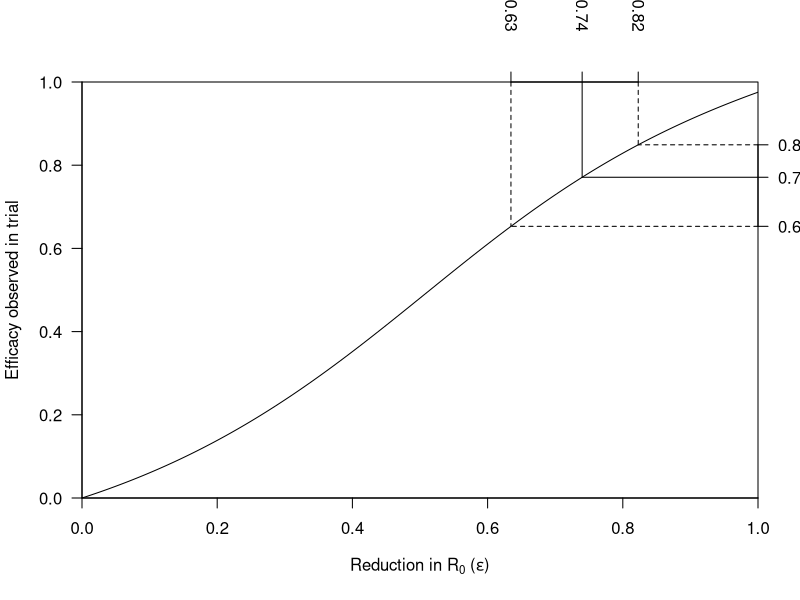
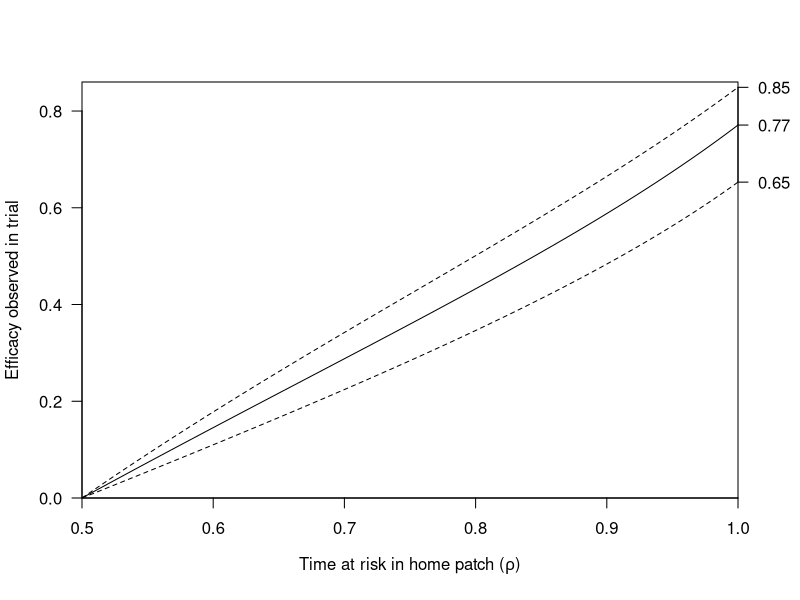
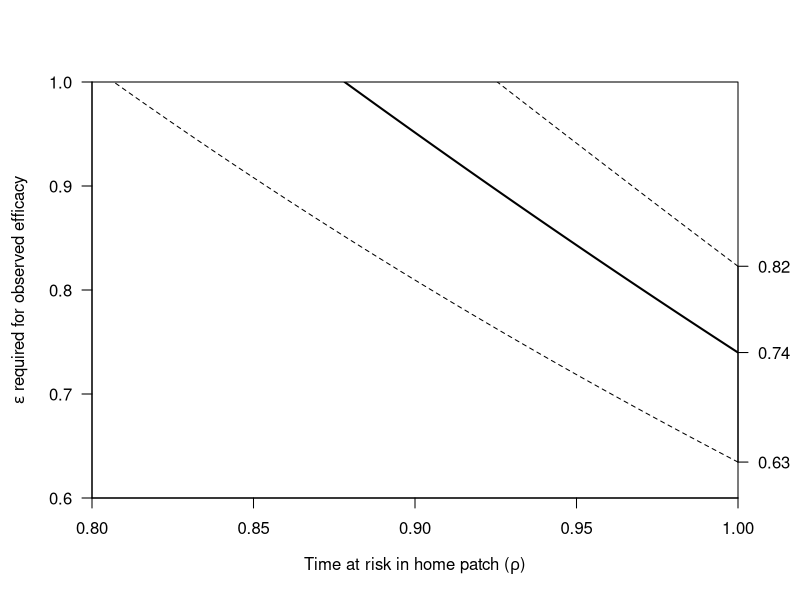
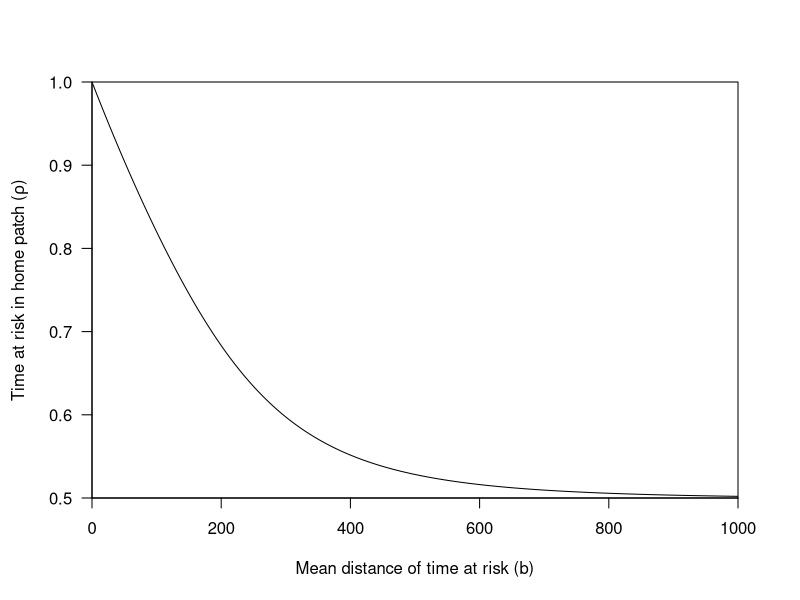
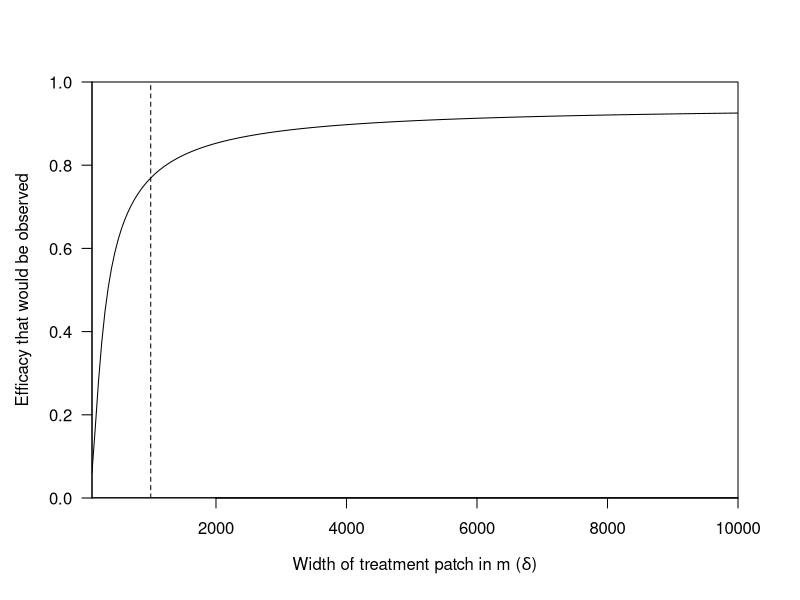
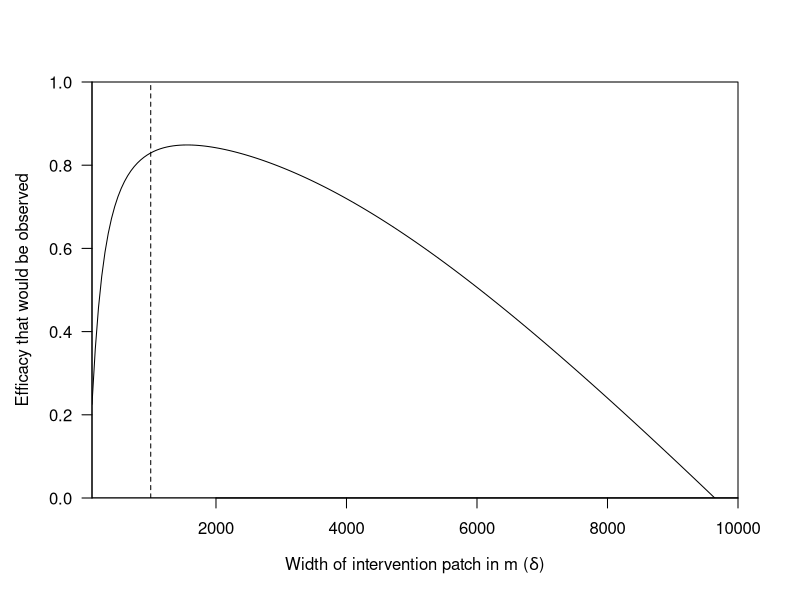
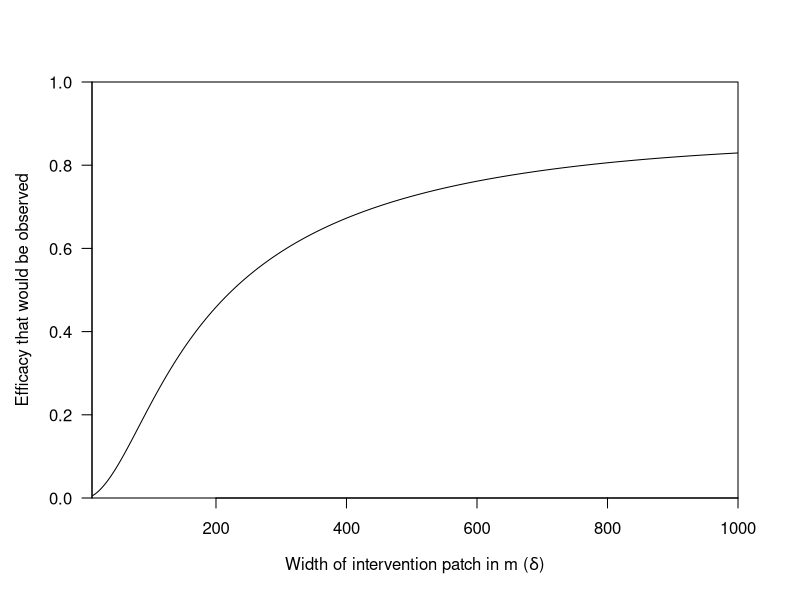
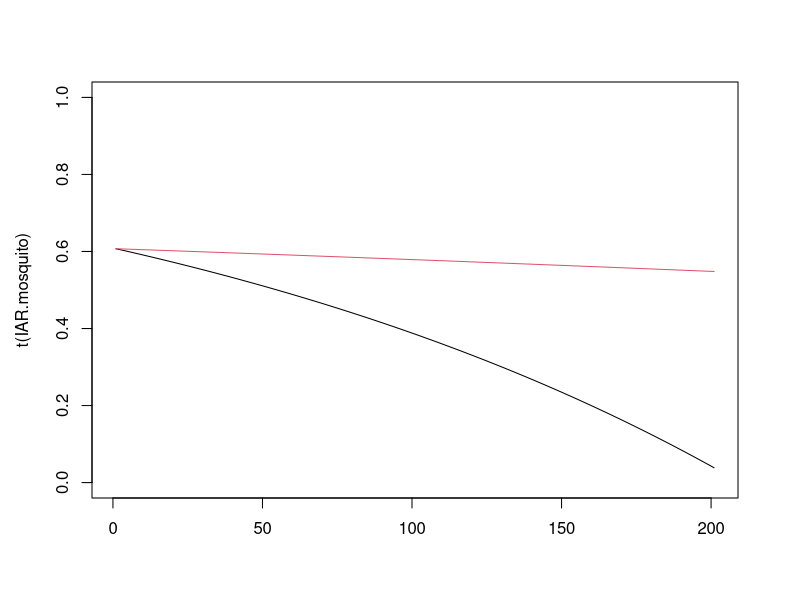

The R script that drew these images, in order:
# loss functions for estimating IAR in one or two patch scenarios
# https://www.ncbi.nlm.nih.gov/pmc/articles/PMC3506030/
loss.one = function(pi){
  abs(pi - 1 + S0 * exp(-R0 * pi))
}
loss.two = function(pi.t,pi.c){
  abs(pi.t - 1 + S0 * exp(-(
    pi.t * Nt/(Nt+Nc) * rho.tt * (1 - Ct * epsilon) * R0 +
    pi.c * Nc/(Nt+Nc) * rho.tc * (1 - Cc * epsilon) * R0))) ^ 2 +
  abs(pi.c - 1 + S0 * exp(-(
    pi.t * Nt/(Nt+Nc) * rho.ct * (1 - Ct * epsilon) * R0 +
    pi.c * Nc/(Nt+Nc) * rho.cc * (1 - Cc * epsilon) * R0))) ^ 2
}

# calculate susceptible population with Indonesia demography and FOI
# https://stm.sciencemag.org/content/12/528/eaax4144
FOI = 0.0317767
# https://population.un.org/wpp/Download/Standard/Population/
# pop.age = read.csv('WPP2019_PopulationByAgeSex_Medium.csv')
# pop.age = subset(pop.age, Time==2019 & Location=='Indonesia')
# pop.age = write.csv(pop.age,file='pop_by_age_Indonesia.csv')
pop.age = read.csv('pop_by_age_Indonesia.csv')
age.dist = cbind(
  rep(pop.age$AgeGrpStart,each=pop.age$AgeGrpSpan) + (0:4),
  rep(pop.age$PopTotal/5,each=pop.age$AgeGrpSpan))
age.dist[,2] = age.dist[,2] / sum(age.dist[,2])
age.dist = cbind(
  age.dist,
  exp(-FOI * age.dist[,1]),
  c(0, sapply(1:max(age.dist[,1]),function(a)
    (1-exp(-FOI))*exp(-3/4*FOI*(a-1)) +
      sum(sapply(1:a,function(aa)
        exp(-FOI*aa)*(1-exp(-FOI))*exp(-3/4*FOI*(a-aa)))))))



# look at relationship between epsilon and efficacy
R0 = 3.582622
Ct = 0.958
Cc = 0.15
epsilon.vec = seq(0,1,by=0.005)
S0 = sum((age.dist[,3]+age.dist[,4])*age.dist[,2])
Nt = Nc = 1
rho.tt = rho.cc = 1
rho.tc = 1 - rho.tt
rho.ct = 1 - rho.cc
efficacy = numeric(length(epsilon.vec))
for(jj in 1:length(epsilon.vec)){
  epsilon = epsilon.vec[jj]
  IAR = optim(c(0.9,0.9),function(par)
    loss.two(par[1],par[2]),lower=c(0,0),upper=c(1,1),method='L-BFGS-B',
    control = list(reltol=1e-12))$par - (1 - S0)
  efficacy[jj] = 1 - IAR[1] / IAR[2]
}

epsilon.fn = approxfun(efficacy,epsilon.vec)
efficacy.trial = c(0.653,0.771,0.849)
epsilon.trial = epsilon.fn(efficacy.trial)

plot(
  epsilon.vec,efficacy,
  las=1,type='l',xaxs='i',yaxs='i',xlim=c(0,1),ylim=c(0,1),
  xlab=expression('Reduction in '*R[0]*' ('*epsilon*')'),
  ylab='Efficacy observed in trial')
segments(
  c(1,1,1),efficacy.trial,epsilon.trial,efficacy.trial,
  lty=c(2,1,2))
segments(
  epsilon.trial,c(1,1,1),epsilon.trial,efficacy.trial,
  lty=c(2,1,2))
axis(4,at=efficacy.trial,labels=round(efficacy.trial*100)/100,las=1)
axis(3,at=epsilon.trial,labels=c('','',''),las=0)
text(x = epsilon.trial,
     y = 1.16,
     labels = round(epsilon.trial*100)/100,
     xpd = NA,
     srt = 270)


# look at efficacy as a function of rho at a fixed epsilon
R0 = 3.582622
Ct = 0.958
Cc = 0.15
S0 = sum((age.dist[,3]+age.dist[,4])*age.dist[,2])
Nt = Nc = 1
rho.vec = seq(0.5,1,by=0.001)
efficacy = matrix(0,length(rho.vec),3)
for(jj in 1:3){
epsilon = epsilon.trial[jj]
  for(ii in 1:length(rho.vec)){
    rho.tt = rho.cc = rho.vec[ii]
    rho.tc = 1 - rho.tt
    rho.ct = 1 - rho.cc
    IAR = optim(c(0.9,0.9),function(par)
      loss.two(par[1],par[2]),lower=c(0,0),upper=c(1,1),method='L-BFGS-B',
      control = list(reltol=1e-12))$par - (1 - S0)
    efficacy[ii,jj] = 1 - IAR[1] / IAR[2]
  }
}

par(oma=c(0,0,0,1))
plot(
  rho.vec,efficacy[,2],
  type='l',las=1,xaxs='i',yaxs='i',ylim=c(0,0.86),
  xlab=expression('Time at risk in home patch ('*rho*')'),
  ylab='Efficacy observed in trial')
lines(rho.vec,efficacy[,1],lty=2)
lines(rho.vec,efficacy[,3],lty=2)
axis(4,at=efficacy.trial,labels=round(efficacy.trial*100)/100,las=1)



# look at true epsilon implied by inferred epsilon as a function of rho
R0 = 3.582622
Ct = 0.958
Cc = 0.15
epsilon.vec = seq(0.6,1,by=0.005)
S0 = sum((age.dist[,3]+age.dist[,4])*age.dist[,2])
Nt = Nc = 1
rho.vec = seq(0.8,1,by=0.001)
efficacy = matrix(0,length(rho.vec),length(epsilon.vec))
for(jj in 1:length(epsilon.vec)){
  epsilon = epsilon.vec[jj]
  for(ii in 1:length(rho.vec)){
    rho.tt = rho.cc = rho.vec[ii]
    rho.tc = 1 - rho.tt
    rho.ct = 1 - rho.cc
    IAR = optim(c(0.9,0.9),function(par)
      loss.two(par[1],par[2]),lower=c(0,0),upper=c(1,1),method='L-BFGS-B',
      control = list(reltol=1e-12))$par - (1 - S0)
    efficacy[ii,jj] = 1 - IAR[1] / IAR[2]
  }
}

epsilon.fn = approxfun(efficacy[nrow(efficacy),],epsilon.vec)
epsilon.mat = matrix(epsilon.fn(efficacy),nrow(efficacy),ncol(efficacy))
epsilon.trial = epsilon.fn(c(0.653,0.771,0.849))

par(oma=c(0,0.5,0,1))
contour(
  rho.vec,epsilon.vec,epsilon.mat,
  levels=epsilon.trial,
  lty=c(2,1,2),lwd=c(1,2,1),
  las=1,xaxs='i',yaxs='i',drawlabels=F,
  xlab=expression('Time at risk in home patch ('*rho*')'),
  ylab=expression(epsilon*' required for observed efficacy'))
axis(4,at=epsilon.trial,labels=round(epsilon.trial*100)/100,las=1)



# spatial landscapes

# island
A.d1d2 = function(b,d1,d2){
  b / (2 * d1) * (1 - exp(-d1/b) - exp(-d2/b) + exp(-(d1+d2)/b))
}
A.d = function(b,d){
  1 - b / d * (1 - exp(-d/b))
}
rho_tt_island = function(b,d,D){
  A.d(b,d)^2 /
    (A.d(b,d)^2 + 4*A.d(b,d)*A.d1d2(b,d,D) + 4*A.d1d2(b,d,D)^2)
}
rho_tc_island = function(b,d,D){
  (4*A.d(b,d)*A.d1d2(b,d,D) + 4*A.d1d2(b,d,D)^2) /
    (A.d(b,d)^2 + 4*A.d(b,d)*A.d1d2(b,d,D) + 4*A.d1d2(b,d,D)^2)
}
rho_cc_island = function(b,d,D){
  (4*A.d(b,D)^2 + 4*A.d(b,d)*A.d(b,D)) /
    (4*A.d(b,D)^2 + 4*A.d(b,d)*A.d(b,D) + 4*A.d1d2(b,D,d)^2 + 4*A.d1d2(b,D,d)*A.d(b,d))
}
rho_ct_island = function(b,d,D){
  (4*A.d1d2(b,D,d)^2 + 4*A.d1d2(b,D,d)*A.d(b,d)) /
    (4*A.d(b,D)^2 + 4*A.d(b,d)*A.d(b,D) + 4*A.d1d2(b,D,d)^2 + 4*A.d1d2(b,D,d)*A.d(b,d))
}
Nc_island = function(d,D){
  (4 * D ^ 2 + 4 * D * d) / (d ^ 2)
}

# archipelago
A.d1d2d3 = function(b,d1,d2,d3){
  b / (2 * d1) * (exp(-d2/b) - exp(-(d1+d2)/b) - exp(-(d2+d3)/b) + exp(-(d1+d2+d3)/b))
}
B.fn = function(b,d,D){
  A.d(b,d)^2 + 4*A.d1d2d3(b,d,D,d)*A.d(b,d) + 4*A.d1d2d3(b,d,D,d)^2 + 4*A.d1d2d3(b,d,2*D+d,d)*A.d(b,d) +
  8*A.d1d2d3(b,d,2*D+d,d)*A.d1d2d3(b,d,D,d) + 4*A.d1d2d3(b,d,2*D+d,d)^2
}
C.fn = function(b,d,D){
  4*A.d1d2(b,d,D)^2 + 4*A.d1d2(b,d,D)*A.d(b,d) + 8*A.d1d2(b,d,D)*A.d1d2d3(b,d,D,d) +
  8*A.d1d2d3(b,d,D+d,D)*A.d1d2(b,d,D) + 4*A.d1d2d3(b,d,D+d,D)^2 +
  8*A.d1d2d3(b,d,2*D+d,d)*A.d1d2(b,d,D) + 8*A.d1d2d3(b,d,2*D+d,d)^2
}
D.fn = function(b,d,D){
  4*A.d1d2(b,D,d)^2 + 8*A.d1d2d3(b,D,d+D,d)*A.d1d2(b,D,d) + 4*A.d1d2d3(b,D,d+D,d)^2
}
E.fn = function(b,d,D){
  A.d(b,D)^2 +
  4*A.d1d2(b,D,d)*A.d(b,D) + 4*A.d1d2d3(b,D,d,D)*A.d(b,D) + 4*A.d1d2d3(b,D,d,D)^2 +
  8*A.d1d2d3(b,D,d,D)*A.d1d2(b,D,d) + 4*A.d1d2d3(b,D,d+D,d)*A.d(b,D) +
  8*A.d1d2d3(b,D,d+D,d)*A.d1d2d3(b,D,d,D)
}
F.fn = function(b,d,D){
  2*A.d1d2(b,D,d)*A.d(b,d) + 4*A.d1d2(b,D,d)*A.d1d2d3(b,d,D,d) +
  4*A.d1d2(b,D,d)*A.d1d2d3(b,d,2*D+d,d) + 2*A.d1d2d3(b,D,d+D,d)*A.d(b,d) +
  4*A.d1d2d3(b,D,d+D,d)*A.d1d2d3(b,d,D,d) + 4*A.d1d2d3(b,D,d+D,d)*A.d1d2d3(b,d,d+2*D,d)
}
G.fn = function(b,d,D){
  A.d(b,D)*A.d(b,d) + 2*A.d1d2(b,d,D)*A.d(b,D) + 2*A.d1d2d3(b,d,D,d)*A.d(b,D) + 2*A.d1d2d3(b,d,D+d,D)*A.d(b,D) +
  2*A.d1d2d3(b,d,2*D+d,d)*A.d(b,D) + 4*A.d1d2(b,d,D)*A.d1d2(b,D,d) + 4*A.d1d2d3(b,d,D+d,D)*A.d1d2(b,D,d) +
  2*A.d1d2d3(b,D,d,D)*A.d(b,d) + 4*A.d1d2d3(b,D,d,D)*A.d1d2(b,d,D) + 4*A.d1d2d3(b,D,d,D)*A.d1d2d3(b,d,D,d) +
  4*A.d1d2d3(b,D,d,D)*A.d1d2d3(b,d,D+d,D) + 4*A.d1d2d3(b,D,d,D)*A.d1d2d3(b,d,2*D+d,d) +
  4*A.d1d2d3(b,D,d+D,d)*A.d1d2(b,d,D) + 4*A.d1d2d3(b,D,d+D,d)*A.d1d2d3(b,d,D+d,D)
}
rho_tt_archipelago = function(b,d,D){
  B.fn(b,d,D) / (B.fn(b,d,D) + C.fn(b,d,D))
}
rho_tc_archipelago = function(b,d,D){
  C.fn(b,d,D) / (B.fn(b,d,D) + C.fn(b,d,D))
}
rho_ct_archipelago = function(b,d,D){
  (D*D.fn(b,d,D) + 2*d*F.fn(b,d,D)) /
    (D*(D.fn(b,d,D)+E.fn(b,d,D)) + 2*d*(F.fn(b,d,D)+G.fn(b,d,D)))
}
rho_cc_archipelago = function(b,d,D){
  (D*E.fn(b,d,D) + 2*d*G.fn(b,d,D)) /
    (D*(D.fn(b,d,D)+E.fn(b,d,D)) + 2*d*(F.fn(b,d,D)+G.fn(b,d,D)))
}
Nc_archipelago = function(d,D){
  (D^2 + 2*D*d) / (d ^ 2)
}

# checkerboard
H.fn = function(b,d){
  A.d(b,d)^2 + 4*A.d1d2(b,d,d)^2 + 4*A.d1d2d3(b,d,d,d)*A.d(b,d) + 4*A.d1d2d3(b,d,d,d)^2 +
  8*A.d1d2d3(b,d,2*d,d)*A.d1d2(b,d,d) + 4*A.d1d2d3(b,d,2*d,d)^2
}
I.fn = function(b,d){
  4*A.d1d2(b,d,d)*A.d(b,d) + 8*A.d1d2d3(b,d,d,d)*A.d1d2(b,d,d) +
  4*A.d1d2d3(b,d,2*d,d)*A.d(b,d) + 8*A.d1d2d3(b,d,2*d,d)*A.d1d2d3(b,d,d,d)
}
rho_tt_checker = rho_cc_checker = function(b,d){
  H.fn(b,d) / (H.fn(b,d) + I.fn(b,d))
}
rho_tc_checker = rho_ct_checker = function(b,d){
  I.fn(b,d) / (H.fn(b,d) + I.fn(b,d))
}
Nc_checker = function(d){
  1
}



# plot things about the scale of movement and time at risk
b.vec = seq(1,1e3,1)
rho.vec = numeric(length(b.vec))
for(ii in 1:length(b.vec)){
  rho.vec[ii] = rho_tt_checker(b.vec[ii],1e3)
}
plot(
  b.vec,rho.vec,type='l',xaxs='i',yaxs='i',
  xlim=c(0,1e3),ylim=c(0.5,1),
  las=1,xlab='Mean distance of time at risk (b)',
  ylab=expression('Time at risk in home patch ('*rho*')'))
b.95 = which.min(abs(rho.vec-0.95))
# b.95 = 25
b.90 = which.min(abs(rho.vec-0.90))
# b.90 = 50



# what would epsilon have been under these different values of b?
rho.vec = seq(0.8,1,by=0.001)
epsilon.b.95 = epsilon.vec[which.min(abs(
  efficacy[which.min(
    abs(rho.vec-rho_tt_checker(b.95,1e3))),] -
  efficacy.trial[2]))]
epsilon.b.90 = epsilon.vec[which.min(abs(
  efficacy[which.min(
    abs(rho.vec-rho_tt_checker(b.90,1e3))),] -
    efficacy.trial[2]))]



# what if the dimensions of the checkerboard were bigger or smaller?
R0 = 3.582622
Ct = 0.958
Cc = 0.15
epsilon.vec = epsilon.b.90
b.vec = b.90
S0 = sum((age.dist[,3]+age.dist[,4])*age.dist[,2])
delta.vec = seq(1e2,1e4,length.out=200)
efficacy = matrix(0,3,length(delta.vec))
for(ii in 1:length(epsilon.vec)){
  epsilon = epsilon.vec[ii]
  for(jj in 1:length(delta.vec)){
    delta = delta.vec[jj]
    Nt = 1
    Nc = Nc_checker(delta)
    rho.tt = rho_tt_checker(b.vec[ii],delta)
    rho.cc = rho_cc_checker(b.vec[ii],delta)
    rho.tc = 1 - rho.tt
    rho.ct = 1 - rho.cc
    IAR = optim(c(0.9,0.9),function(par)
      loss.two(par[1],par[2]),lower=c(0,0),upper=c(1,1),method='L-BFGS-B',
      control = list(reltol=1e-12))$par - (1 - S0)
    efficacy[ii,jj] = 1 - IAR[1] / IAR[2]
  }
}
plot(
  delta.vec,efficacy[1,],type='l',
  ylim=c(0,1),xaxs='i',yaxs='i',las=1,
  xlab=expression('Width of treatment patch in m ('*delta*')'),
  ylab='Efficacy that would be observed')
lines(delta.vec,efficacy[2,])
lines(delta.vec,efficacy[3,])
abline(v=1e3,lty=2)



# what about an equivalently sized island?
R0 = 3.582622
Ct = 0.958
Cc = 0.15
epsilon.vec = c(epsilon.b.95,epsilon.b.90)
b.vec = c(b.95,b.90)
S0 = sum((age.dist[,3]+age.dist[,4])*age.dist[,2])
Delta = 5e2
delta.vec = seq(1e2,1e4,length.out=200)
efficacy = matrix(0,3,length(delta.vec))
for(ii in 1:length(epsilon.vec)){
  epsilon = epsilon.vec[ii]
  for(jj in 1:length(delta.vec)){
    delta = delta.vec[jj]
    Nt = 1
    Nc = Nc_island(delta,Delta)
    rho.tt = rho_tt_island(b.vec[ii],delta,Delta)
    rho.cc = rho_cc_island(b.vec[ii],delta,Delta)
    rho.tc = rho_tc_island(b.vec[ii],delta,Delta)
    rho.ct = rho_ct_island(b.vec[ii],delta,Delta)
    IAR = optim(c(0.9,0.9),function(par)
      loss.two(par[1],par[2]),lower=c(0,0),upper=c(1,1),method='L-BFGS-B',
      control = list(reltol=1e-12))$par - (1 - S0)
    efficacy[ii,jj] = 1 - IAR[1] / IAR[2]
  }
}
plot(
  delta.vec,efficacy[1,],type='l',
  ylim=c(0,1),xaxs='i',yaxs='i',las=1,
  xlab=expression('Width of intervention patch in m ('*delta*')'),
  ylab='Efficacy that would be observed')
# lines(delta.vec,efficacy[2,],lty=2)
lines(delta.vec,efficacy[3,])
abline(v=1e3,lty=2)
# legend(
#   'bottom',legend=c('25 m','50 m'),lty=c(1,2),
#   title='Mean dist. (b)',bty='n',horiz=T)



# what about an equivalently sized archipelago?
R0 = 3.582622
Ct = 0.958
Cc = 0.15
epsilon.vec = c(epsilon.b.95,epsilon.b.90)
b.vec = c(b.95,b.90)
S0 = sum((age.dist[,3]+age.dist[,4])*age.dist[,2])
Delta = 1e3
delta.vec = seq(1e1,1e3,length.out=200)
efficacy = matrix(0,3,length(delta.vec))
for(ii in 1:length(epsilon.vec)){
  epsilon = epsilon.vec[ii]
  for(jj in 1:length(delta.vec)){
    delta = delta.vec[jj]
    Nt = 1
    Nc = Nc_archipelago(delta,Delta)
    rho.tt = rho_tt_archipelago(b.vec[ii],delta,Delta)
    rho.cc = rho_cc_archipelago(b.vec[ii],delta,Delta)
    rho.tc = rho_tc_archipelago(b.vec[ii],delta,Delta)
    rho.ct = rho_ct_archipelago(b.vec[ii],delta,Delta)
    IAR = optim(c(0.9,0.9),function(par)
      loss.two(par[1],par[2]),lower=c(0,0),upper=c(1,1),method='L-BFGS-B',
      control = list(reltol=1e-12))$par - (1 - S0)
    efficacy[ii,jj] = 1 - IAR[1] / IAR[2]
  }
}
plot(
  delta.vec,efficacy[1,],type='l',
  ylim=c(0,1),xaxs='i',yaxs='i',las=1,
  xlab=expression('Width of intervention patch in m ('*delta*')'),
  ylab='Efficacy that would be observed')
# lines(delta.vec,efficacy[2,],lty=2)
# legend(
#   'bottom',legend=c('25 m','50 m'),lty=c(1,2),
#   title='Mean dist. (b)',bty='n',horiz=T)



# get FOI for catalytic model equivalent to IAR under SIR model
R0 = 3.582622
Ct = 1
Cc = 0
S0 = sum((age.dist[,3]+age.dist[,4])*age.dist[,2])
Nt = 1
Nc = Nc_checker(delta)
rho.tt = 1
rho.cc = 1
rho.tc = 1 - rho.tt
rho.ct = 1 - rho.cc
epsilon = 0
IAR.max = (optim(c(0.9,0.9),function(par)
  loss.two(par[1],par[2]),lower=c(0,0),upper=c(1,1),method='L-BFGS-B',
  control = list(reltol=1e-12))$par - (1 - S0))[1]
FOI.max = -log(1-IAR.max)



# look at effect on IAR
R0 = 3.582622
Ct = 0.958
Cc = 0.15
epsilon.vec = seq(0,1,by=0.005)
S0 = sum((age.dist[,3]+age.dist[,4])*age.dist[,2])
Nt = 1
Nc = Nc_checker(delta)
rho.tt = rho_tt_checker(b.vec[ii],delta)
rho.cc = rho_cc_checker(b.vec[ii],delta)
rho.tc = 1 - rho.tt
rho.ct = 1 - rho.cc
IAR.mosquito = IAR.human = IAR = matrix(0,2,length(epsilon.vec))
for(jj in 1:length(epsilon.vec)){
  epsilon = epsilon.vec[jj]
  IAR.mosquito[,jj] = c(
    1-exp(-FOI.max*(1-Ct*epsilon)),
    1-exp(-FOI.max*(1-Cc*epsilon)))
  IAR.human[,jj] = c(
    1-exp(-FOI.max*(rho.tt*(1-Ct*epsilon)+rho.tc*(1-Cc*epsilon))),
    1-exp(-FOI.max*(rho.cc*(1-Cc*epsilon)+rho.ct*(1-Ct*epsilon))))
  IAR[,jj] = optim(c(0.9,0.9),function(par)
    loss.two(par[1],par[2]),lower=c(0,0),upper=c(1,1),method='L-BFGS-B',
    control = list(reltol=1e-12))$par - (1 - S0)
}
matplot(t(IAR.mosquito),type='l',lty=1,ylim=c(0,1))
matplot(t(IAR.human),type='l',lty=1,ylim=c(0,1))
matplot(t(IAR),type='l',lty=1,ylim=c(0,1))
matplot(
  epsilon.vec,cbind(
  IAR.mosquito[2,],
  IAR.human[2,],
  IAR[2,]),type='l',lty=1,ylim=c(0,1),
  xlab=expression(epsilon),
  ylab='IAR in control arm')
legend('topright',legend=1:3,col=1:3,lty=1)
matplot(
  epsilon.vec,cbind(
    IAR.mosquito[1,],
    IAR.human[1,],
    IAR[1,]),type='l',lty=1,ylim=c(0,1),
  xlab=expression(epsilon),
  ylab='IAR in treatment arm')
legend('topright',legend=1:3,col=1:3,lty=1)
matplot(
  epsilon.vec,cbind(
    1-IAR.mosquito[1,]/IAR.mosquito[2,],
    1-IAR.human[1,]/IAR.human[2,],
    1-IAR[1,]/IAR[2,]),type='l',lty=1,ylim=c(0,1),
  xlab=expression(epsilon),
  ylab='Efficacy')
legend('bottomright',legend=1:3,col=1:3,lty=1)


